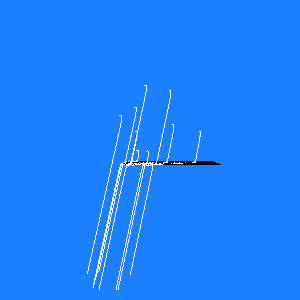

Write the Python code that produced this figure.
#!/usr/bin/env python

# Demonstrate vtkLagrangianParticleTracker tracking particles through
# a wavelet flow field with bounce, pass, and termination surfaces,
# using the Matida integration model.

# Factory overrides
import vtkmodules.vtkInteractionStyle  # noqa: F401
import vtkmodules.vtkRenderingFreeType  # noqa: F401
import vtkmodules.vtkRenderingOpenGL2  # noqa: F401

from vtkmodules.vtkCommonCore import vtkDoubleArray
from vtkmodules.vtkCommonDataModel import vtkDataObject
from vtkmodules.vtkFiltersCore import vtkGlyph3D
from vtkmodules.vtkFiltersFlowPaths import (
    vtkLagrangianBasicIntegrationModel,
    vtkLagrangianMatidaIntegrationModel,
    vtkLagrangianParticleTracker,
)
from vtkmodules.vtkFiltersGeneral import (
    vtkImageDataToPointSet,
    vtkMultiBlockDataGroupFilter,
)
from vtkmodules.vtkFiltersGeometry import vtkDataSetSurfaceFilter
from vtkmodules.vtkFiltersSources import (
    vtkPlaneSource,
    vtkPointSource,
    vtkSphereSource,
)
from vtkmodules.vtkImagingCore import vtkRTAnalyticSource
from vtkmodules.vtkCommonMath import vtkRungeKutta2
from vtkmodules.vtkRenderingCore import (
    vtkActor,
    vtkCamera,
    vtkPolyDataMapper,
    vtkRenderWindow,
    vtkRenderWindowInteractor,
    vtkRenderer,
)

# Create seed points
seeds = vtkPointSource()
seeds.SetNumberOfPoints(10)
seeds.SetRadius(4)
seeds.Update()
seed_pd = seeds.GetOutput()
seed_data = seed_pd.GetPointData()

# Seed particle data arrays
part_vel = vtkDoubleArray()
part_vel.SetNumberOfComponents(3)
part_vel.SetNumberOfTuples(seed_pd.GetNumberOfPoints())
part_vel.SetName("InitialVelocity")
part_vel.FillComponent(0, 2)
part_vel.FillComponent(1, 5)
part_vel.FillComponent(2, 1)

part_dens = vtkDoubleArray()
part_dens.SetNumberOfComponents(1)
part_dens.SetNumberOfTuples(seed_pd.GetNumberOfPoints())
part_dens.SetName("ParticleDensity")
part_dens.FillComponent(0, 1920)

part_diam = vtkDoubleArray()
part_diam.SetNumberOfComponents(1)
part_diam.SetNumberOfTuples(seed_pd.GetNumberOfPoints())
part_diam.SetName("ParticleDiameter")
part_diam.FillComponent(0, 0.1)

seed_data.AddArray(part_vel)
seed_data.AddArray(part_dens)
seed_data.AddArray(part_diam)

# Create wavelet flow field
wavelet = vtkRTAnalyticSource()
wavelet.Update()
wavelet_img = wavelet.GetOutput()
cell_data = wavelet_img.GetCellData()

flow_vel = vtkDoubleArray()
flow_vel.SetNumberOfComponents(3)
flow_vel.SetNumberOfTuples(wavelet_img.GetNumberOfCells())
flow_vel.SetName("FlowVelocity")
flow_vel.FillComponent(0, -0.3)
flow_vel.FillComponent(1, -0.3)
flow_vel.FillComponent(2, -0.3)

flow_dens = vtkDoubleArray()
flow_dens.SetNumberOfComponents(1)
flow_dens.SetNumberOfTuples(wavelet_img.GetNumberOfCells())
flow_dens.SetName("FlowDensity")
flow_dens.FillComponent(0, 1000)

flow_dyn_visc = vtkDoubleArray()
flow_dyn_visc.SetNumberOfComponents(1)
flow_dyn_visc.SetNumberOfTuples(wavelet_img.GetNumberOfCells())
flow_dyn_visc.SetName("FlowDynamicViscosity")
flow_dyn_visc.FillComponent(0, 0.894)

cell_data.AddArray(flow_vel)
cell_data.AddArray(flow_dens)
cell_data.AddArray(flow_dyn_visc)

# Termination surface from wavelet boundary
surface = vtkDataSetSurfaceFilter()
surface.SetInputConnection(wavelet.GetOutputPort())
surface.Update()
surface_pd = surface.GetOutput()

surface_type_term = vtkDoubleArray()
surface_type_term.SetNumberOfComponents(1)
surface_type_term.SetName("SurfaceType")
surface_type_term.SetNumberOfTuples(surface_pd.GetNumberOfCells())
surface_type_term.FillComponent(
    0, vtkLagrangianBasicIntegrationModel.SURFACE_TYPE_TERM)
surface_pd.GetCellData().AddArray(surface_type_term)

# Pass-through plane
surface_pass = vtkPlaneSource()
surface_pass.SetOrigin(-10, -10, 0)
surface_pass.SetPoint1(10, -10, 0)
surface_pass.SetPoint2(-10, 10, 0)
surface_pass.Update()
pass_pd = surface_pass.GetOutput()

surface_type_pass = vtkDoubleArray()
surface_type_pass.SetNumberOfComponents(1)
surface_type_pass.SetName("SurfaceType")
surface_type_pass.SetNumberOfTuples(pass_pd.GetNumberOfCells())
surface_type_pass.FillComponent(
    0, vtkLagrangianBasicIntegrationModel.SURFACE_TYPE_PASS)
pass_pd.GetCellData().AddArray(surface_type_pass)

# Bounce plane
surface_bounce = vtkPlaneSource()
surface_bounce.SetOrigin(-2, -2, -2)
surface_bounce.SetPoint1(5, -2, -2)
surface_bounce.SetPoint2(-2, 5, -2)
surface_bounce.Update()
bounce_pd = surface_bounce.GetOutput()

surface_type_bounce = vtkDoubleArray()
surface_type_bounce.SetNumberOfComponents(1)
surface_type_bounce.SetName("SurfaceType")
surface_type_bounce.SetNumberOfTuples(bounce_pd.GetNumberOfCells())
surface_type_bounce.FillComponent(
    0, vtkLagrangianBasicIntegrationModel.SURFACE_TYPE_BOUNCE)
bounce_pd.GetCellData().AddArray(surface_type_bounce)

# Group surfaces
group_surface = vtkMultiBlockDataGroupFilter()
group_surface.AddInputDataObject(surface_pd)
group_surface.AddInputDataObject(pass_pd)
group_surface.AddInputDataObject(bounce_pd)

# Convert image data to point set for tracker
ug_flow = vtkImageDataToPointSet()
ug_flow.AddInputData(wavelet_img)

# Integration model
integrator = vtkRungeKutta2()

integration_model = vtkLagrangianMatidaIntegrationModel()
integration_model.SetInputArrayToProcess(
    0, 1, 0, vtkDataObject.FIELD_ASSOCIATION_POINTS, "InitialVelocity")
integration_model.SetInputArrayToProcess(
    2, 0, 0, vtkDataObject.FIELD_ASSOCIATION_CELLS, "SurfaceType")
integration_model.SetInputArrayToProcess(
    3, 0, 0, vtkDataObject.FIELD_ASSOCIATION_CELLS, "FlowVelocity")
integration_model.SetInputArrayToProcess(
    4, 0, 0, vtkDataObject.FIELD_ASSOCIATION_CELLS, "FlowDensity")
integration_model.SetInputArrayToProcess(
    5, 0, 0, vtkDataObject.FIELD_ASSOCIATION_CELLS, "FlowDynamicViscosity")
integration_model.SetInputArrayToProcess(
    6, 1, 0, vtkDataObject.FIELD_ASSOCIATION_POINTS, "ParticleDiameter")
integration_model.SetInputArrayToProcess(
    7, 1, 0, vtkDataObject.FIELD_ASSOCIATION_POINTS, "ParticleDensity")
integration_model.SetNumberOfTrackedUserData(13)

# Particle tracker
tracker = vtkLagrangianParticleTracker()
tracker.SetIntegrator(integrator)
tracker.SetIntegrationModel(integration_model)
tracker.SetInputData(wavelet_img)
tracker.SetSourceData(seed_pd)
tracker.SetSurfaceConnection(group_surface.GetOutputPort())
tracker.SetStepFactor(0.1)
tracker.SetStepFactorMin(0.1)
tracker.SetStepFactorMax(0.1)
tracker.SetMaximumNumberOfSteps(300)
tracker.SetCellLengthComputationMode(
    vtkLagrangianParticleTracker.STEP_CUR_CELL_VEL_DIR)
tracker.AdaptiveStepReintegrationOff()
tracker.ForcePManualShiftOn()
tracker.Update()

streams = tracker.GetOutput()
mb_inter = tracker.GetOutputDataObject(1)

# Glyph for interaction points
sphere_glyph = vtkSphereSource()
sphere_glyph.SetRadius(0.1)

glyph = vtkGlyph3D()
glyph.SetSourceConnection(sphere_glyph.GetOutputPort())
glyph.SetInputData(mb_inter.GetBlock(1))

# Stream paths mapper
mapper = vtkPolyDataMapper()
mapper.SetInputData(streams)

actor = vtkActor()
actor.SetMapper(mapper)

# Bounce surface
bounce_mapper = vtkPolyDataMapper()
bounce_mapper.SetInputConnection(surface_bounce.GetOutputPort())

bounce_actor = vtkActor()
bounce_actor.SetMapper(bounce_mapper)

# Pass surface
pass_mapper = vtkPolyDataMapper()
pass_mapper.SetInputConnection(surface_pass.GetOutputPort())

pass_actor = vtkActor()
pass_actor.SetMapper(pass_mapper)

# Glyph for interaction points
glyph_mapper = vtkPolyDataMapper()
glyph_mapper.SetInputConnection(glyph.GetOutputPort())

glyph_actor = vtkActor()
glyph_actor.SetMapper(glyph_mapper)

# Renderer
renderer = vtkRenderer()
renderer.AddActor(actor)
renderer.AddActor(bounce_actor)
renderer.AddActor(pass_actor)
renderer.AddActor(glyph_actor)
renderer.SetBackground(0.1, 0.5, 1)

# Window
render_window = vtkRenderWindow()
render_window.AddRenderer(renderer)
render_window.SetWindowName("lagrangian particle tracker")

# Interactor
interactor = vtkRenderWindowInteractor()
interactor.SetRenderWindow(render_window)

# Scene
camera = renderer.GetActiveCamera()
camera.SetFocalPoint(0, 0, -1)
camera.SetViewUp(0, 0, 1)
camera.SetPosition(0, -40, 0)
renderer.ResetCameraClippingRange()

interactor.Initialize()
interactor.Start()
